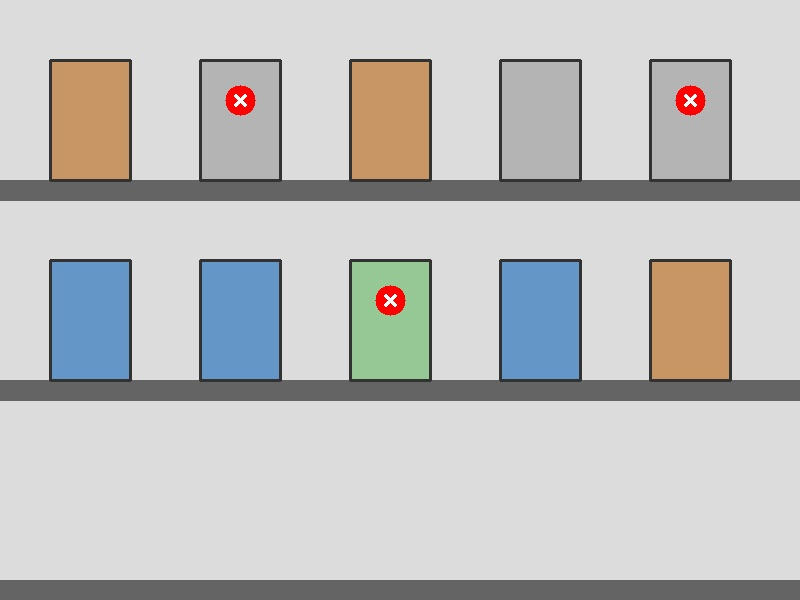
#> input picture Unidad2/estanteria_productos.jpg, 800 x 600 px
$ jupyter execute '8. template_matching.ipynb'
#> lines starting #> are read from the running program, lines starting #| are printed output that depends on the picture; after the words box and inside, x2 and y2 are one past the last pixel; in counts of white or black regions, pixels touching at a corner belong together
# 🎓 Detección por Plantillas (Template Matching)

A veces no buscamos un "círculo" o un "color", sino un objeto exacto (un logo, una cara, un componente). Aquí aprenderemos a buscar una pequeña imagen dentro de otra más grande.

### 🎯 Objetivos de Aprendizaje
1.  Entender la técnica de **Match Template**.
2.  Configurar umbrales de coincidencia (Thresholding).
3.  Localizar múltiples objetos idénticos.

---

## 1. ¿Cómo funciona?

OpenCV desliza la "Plantilla" sobre la imagen principal y calcula una puntuación de similitud en cada píxel.

[cell 1]
import cv2
import numpy as np

# 1. Cargar imagen principal y plantilla
img_rgb = cv2.imread('estanteria_productos.jpg')
#> img_rgb is the input picture: shape (600, 800, 3); mean B, G, R 191.7, 192.6, 192.7
img_gray = cv2.cvtColor(img_rgb, cv2.COLOR_BGR2GRAY)
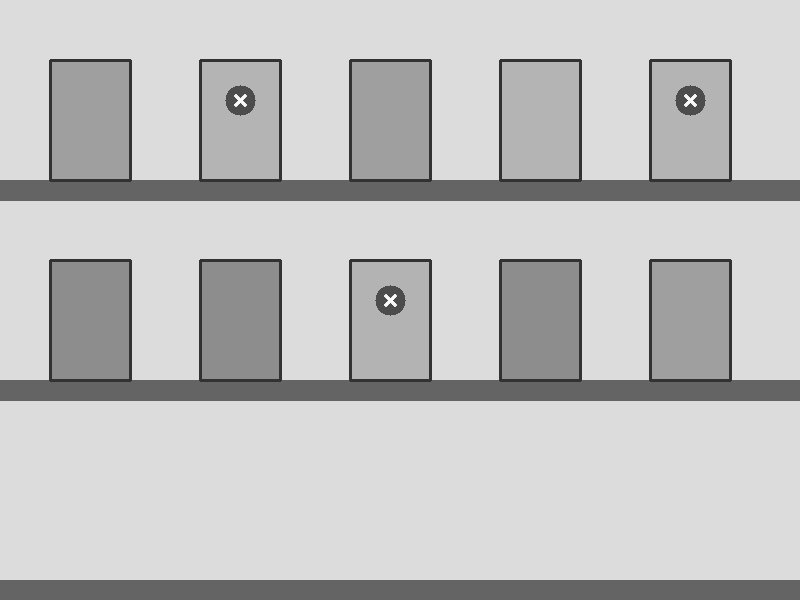
#> img_gray: shape (600, 800); min 44, max 255, mean 192.5
template = cv2.imread('logo_producto.jpg', 0)
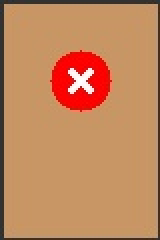
#> input picture Unidad2/logo_producto.jpg, 80 x 120 px (shown 2 times larger)
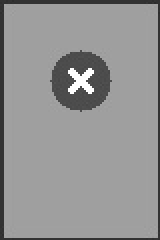
#> template: shape (120, 80) (shown 2 times larger); min 44, max 255, mean 148.1
w, h = template.shape[::-1] # Guardar dimensiones para dibujar el cuadro
#> w = 80; h = 120

# 2. Ejecutar Matching
res = cv2.matchTemplate(img_gray, template, cv2.TM_CCOEFF_NORMED)
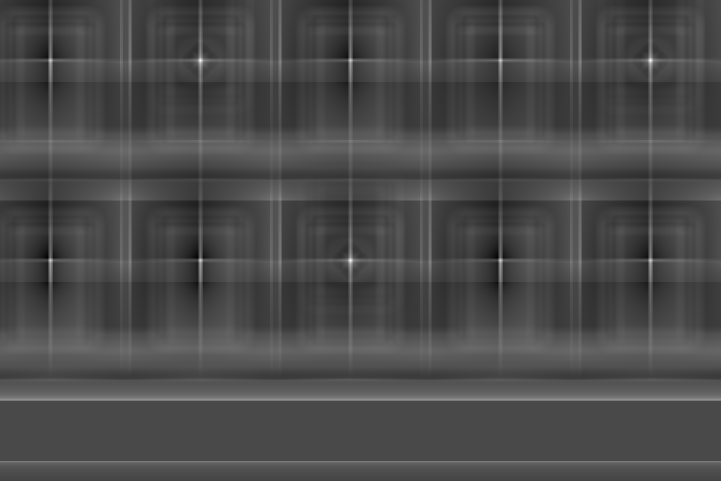
#> res: shape (481, 721) float32; min -0.402, max 0.991, mean 0.00577; drawn with min black and max white

# 3. Encontrar la mejor coincidencia
min_val, max_val, min_loc, max_loc = cv2.minMaxLoc(res)
#> min_val = -0.402; max_val = 0.991; min_loc = (47, 257); max_loc = (350, 260)

# max_loc es la esquina superior izquierda del mejor match
top_left = max_loc
#> top_left = (350, 260)
bottom_right = (top_left[0] + w, top_left[1] + h)
#> bottom_right = (430, 380)

cv2.rectangle(img_rgb, top_left, bottom_right, (0, 255, 0), 2)
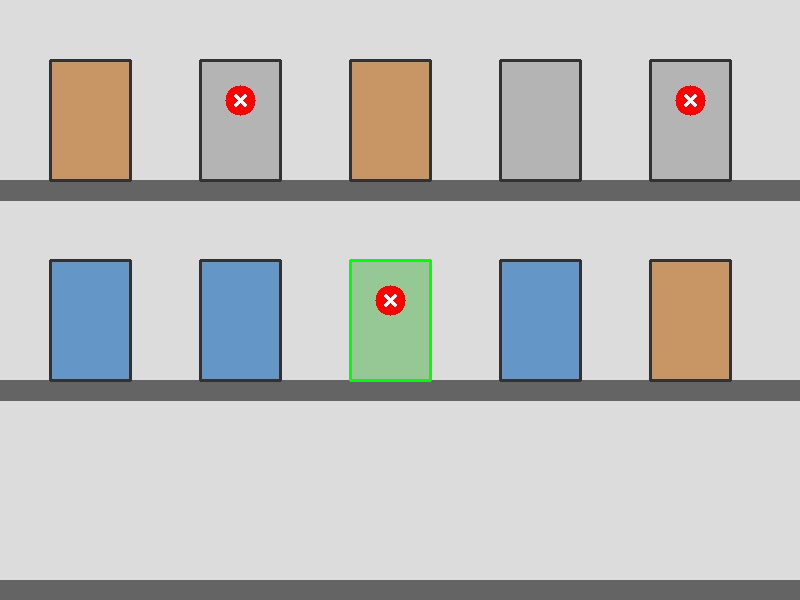
#> img_rgb: shape (600, 800, 3); 0.25% of pixels changed, all inside (x1, y1, x2, y2) = (349, 259, 432, 382)
cv2.imshow('Detección', img_rgb)
cv2.waitKey(0)

### 🚀 Proyecto Aplicado: "Inspector de Placas de Circuito"

En una fábrica de electrónica, debemos verificar si un condensador específico está presente en la placa. Vamos a buscar múltiples coincidencias.

[cell 2]
# Umbral de confianza: Queremos que se parezca al menos un 80%
threshold = 0.8
loc = np.where(res >= threshold)
#> loc = 9 positions, rows 59 to 261, columns 200 to 650

for pt in zip(*loc[::-1]):
    cv2.rectangle(img_rgb, pt, (pt[0] + w, pt[1] + h), (0, 0, 255), 1)
#> this loop made 9 passes
#> pt on passes 1 to 9: (200, 59), (650, 59), (200, 60), (650, 60), (200, 61), (650, 61), (350, 259), (350, 260), (350, 261)
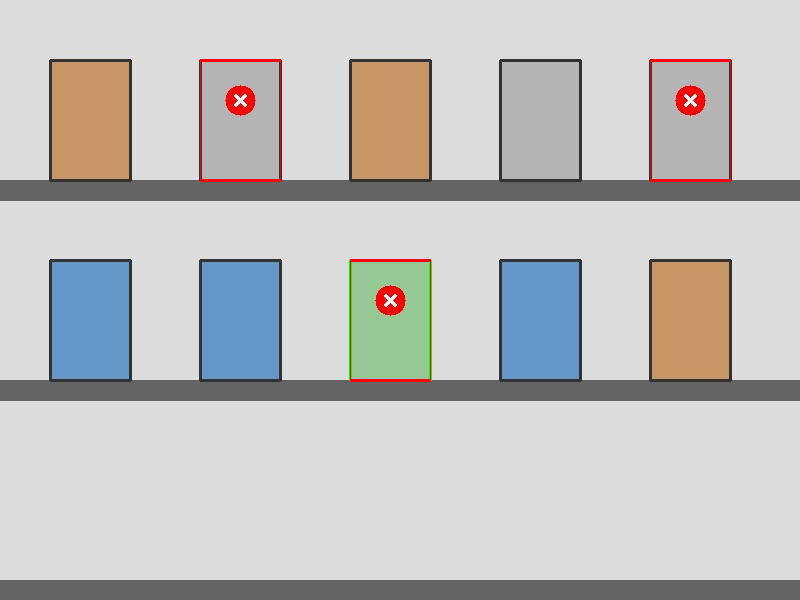
#> img_rgb: shape (600, 800, 3); 0.45% of pixels changed, all inside (x1, y1, x2, y2) = (200, 59, 731, 382)

print(f"✅ Se han detectado {len(loc[0])} componentes potenciales.")
#| ✅ Se han detectado 9 componentes potenciales.
